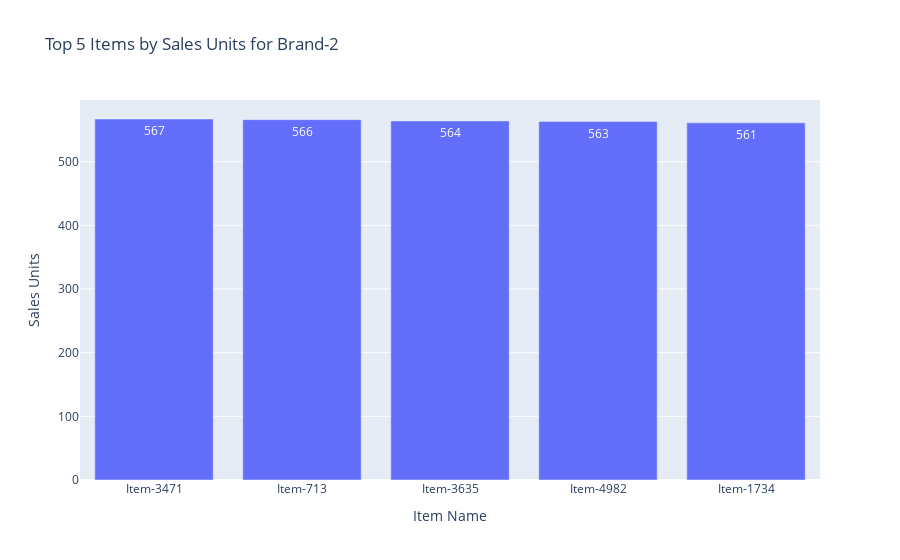
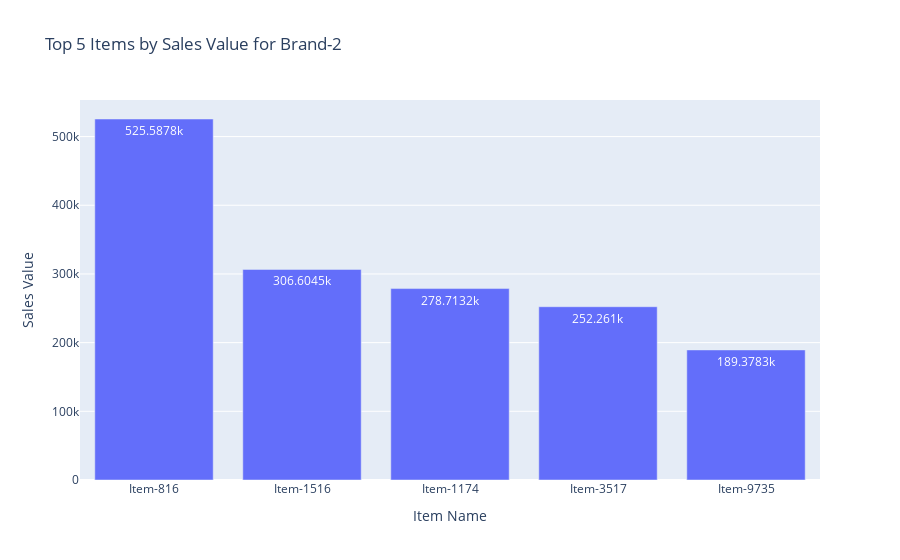

The cell these charts' notebook holds for them, in order:
### Code cell
# Function to format numbers as "M" for millions and "K" for thousands
def format_number(number):
    if number >= 1e6:
        return f'{number / 1e6:.2f}M'
    elif number >= 1e3:
        return f'{number / 1e3:.2f}K'
    else:
        return str(number)

# Create a list of unique brand names for sales units and sales value
brand_names = df_goups['brand_name'].unique()

# Initialize the output area for sales units and sales value
output_units_value = widgets.Output()

# Define a function to update the sales units and sales value sections and display them together for the selected brand
def update_top_items_units_value(change):
    selected_brand = brand_dropdown_units_value.value
    N = top_items_slider_units_value.value  # Number of top items to display
    filtered_df_units_value = df_goups[df_goups['brand_name'] == selected_brand]

    # Calculate the total number of items sold, total sales units, and total sales value for the selected brand
    total_items_sold_units_value = filtered_df_units_value['item_id'].nunique()
    total_sales_units = filtered_df_units_value['sales_units'].sum()
    total_sales_value = filtered_df_units_value['sales_value'].sum()

    # Calculate the total sales units and sales value for each item
    item_sales_units = filtered_df_units_value.groupby('item_name')['sales_units'].sum().reset_index()
    item_sales_value = filtered_df_units_value.groupby('item_name')['sales_value'].sum().reset_index()

    # Sort the items by total sales units and total sales value in descending order
    sorted_items_units = item_sales_units.sort_values(by='sales_units', ascending=False)
    sorted_items_value = item_sales_value.sort_values(by='sales_value', ascending=False)

    # Create data frames for the top N items by sales units and sales value
    top_items_units = sorted_items_units.head(N)
    top_items_value = sorted_items_value.head(N)

    # Define custom sorting orders for the top items based on sales units and sales value
    custom_sort_units = top_items_units['item_name'].values.tolist()
    custom_sort_value = top_items_value['item_name'].values.tolist()

    # Create bar charts for the top N items by sales units and sales value with custom sorting orders
    fig_units = px.bar(top_items_units, x='item_name', y='sales_units', title=f'Top {N} Items by Sales Units for {selected_brand}', category_orders={"item_name": custom_sort_units})
    fig_units.update_xaxes(title_text='Item Name')
    fig_units.update_yaxes(title_text='Sales Units')

    # Add labels to the top of the bins for sales units
    fig_units.update_traces(text=top_items_units['sales_units'], textposition='inside', texttemplate='%{y}')

    fig_value = px.bar(top_items_value, x='item_name', y='sales_value', title=f'Top {N} Items by Sales Value for {selected_brand}', category_orders={"item_name": custom_sort_value})
    fig_value.update_xaxes(title_text='Item Name')
    fig_value.update_yaxes(title_text='Sales Value')

    # Add labels to the top of the bins for sales value
    fig_value.update_traces(text=top_items_value['sales_value'], textposition='inside', texttemplate='%{y}')

    with output_units_value:
        clear_output(wait=True)
        display(HTML(f'<h4>Total Number of Items Sold for {selected_brand}: {total_items_sold_units_value}</h4>'))
        display(HTML(f'<h4>Total Sales Units for {selected_brand}: {format_number(total_sales_units)}</h4>'))
        display(HTML(f'<h4>Total Sales Value for {selected_brand}: ${format_number(total_sales_value)}</h4>'))
        display(HTML(f'<h4>Top {N} Items by Sales Units for {selected_brand} (in custom sorting order):</h4>'))
        display(top_items_units)  # Now display the top items directly for better formatting
        display(HTML(f'<h4>Total Sales Units for top {N} items for {selected_brand}: {format_number(top_items_units["sales_units"].sum())}</h4>'))
        display(fig_units)
        display(fig_value)
        display(HTML(f'<h4>Total Sales Value for top {N} items for {selected_brand}: ${format_number(top_items_value["sales_value"].sum())}</h4>'))
        display(top_items_value)

# Create a dropdown widget for selecting the brand name for sales units and sales value
brand_dropdown_units_value = widgets.Dropdown(
    options=brand_names,
    description='Select Brand:'
)

# Create a slider for selecting the number of top items by sales units and sales value
top_items_slider_units_value = widgets.IntSlider(
    value=5, min=1, max=25, step=1, description='Top N Items:', continuous_update=False
)

# Define event handlers for the dropdown widget and slider
brand_dropdown_units_value.observe(update_top_items_units_value, names='value')
top_items_slider_units_value.observe(update_top_items_units_value, names='value')

# Display the dropdown widget, slider, and output area for sales units and sales value
display(brand_dropdown_units_value)
display(top_items_slider_units_value)
display(output_units_value)

# Initial display
with output_units_value:
    update_top_items_units_value(None)

### Figure 1 — Plotly figure (JSON) as saved in the notebook; plotly's stock layout.template omitted (floating-point values rounded to 4 significant figures)
{"data": [{"alignmentgroup": "True", "hovertemplate": "item_name=%{x}<br>sales_units=%{y}<extra></extra>", "legendgroup": "", "marker": {"color": "#636efa", "pattern": {"shape": ""}}, "name": "", "offsetgroup": "", "orientation": "v", "showlegend": false, "text": [567, 566, 564, 563, 561], "textposition": "inside", "texttemplate": "%{y}", "type": "bar", "x": ["Item-3471", "Item-713", "Item-3635", "Item-4982", "Item-1734"], "xaxis": "x", "y": [567, 566, 564, 563, 561], "yaxis": "y"}], "layout": {"barmode": "relative", "legend": {"tracegroupgap": 0}, "title": {"text": "Top 5 Items by Sales Units for Brand-2"}, "xaxis": {"anchor": "y", "categoryarray": ["Item-3471", "Item-713", "Item-3635", "Item-4982", "Item-1734"], "categoryorder": "array", "domain": [0, 1], "title": {"text": "Item Name"}}, "yaxis": {"anchor": "x", "domain": [0, 1], "title": {"text": "Sales Units"}}}}

### Figure 2 — Plotly figure (JSON) as saved in the notebook; plotly's stock layout.template omitted (floating-point values rounded to 4 significant figures)
{"data": [{"alignmentgroup": "True", "hovertemplate": "item_name=%{x}<br>sales_value=%{y}<extra></extra>", "legendgroup": "", "marker": {"color": "#636efa", "pattern": {"shape": ""}}, "name": "", "offsetgroup": "", "orientation": "v", "showlegend": false, "text": [525600.0, 306600.0, 278700.0, 252300.0, 189400.0], "textposition": "inside", "texttemplate": "%{y}", "type": "bar", "x": ["Item-816", "Item-1516", "Item-1174", "Item-3517", "Item-9735"], "xaxis": "x", "y": [525600.0, 306600.0, 278700.0, 252300.0, 189400.0], "yaxis": "y"}], "layout": {"barmode": "relative", "legend": {"tracegroupgap": 0}, "title": {"text": "Top 5 Items by Sales Value for Brand-2"}, "xaxis": {"anchor": "y", "categoryarray": ["Item-816", "Item-1516", "Item-1174", "Item-3517", "Item-9735"], "categoryorder": "array", "domain": [0, 1], "title": {"text": "Item Name"}}, "yaxis": {"anchor": "x", "domain": [0, 1], "title": {"text": "Sales Value"}}}}
